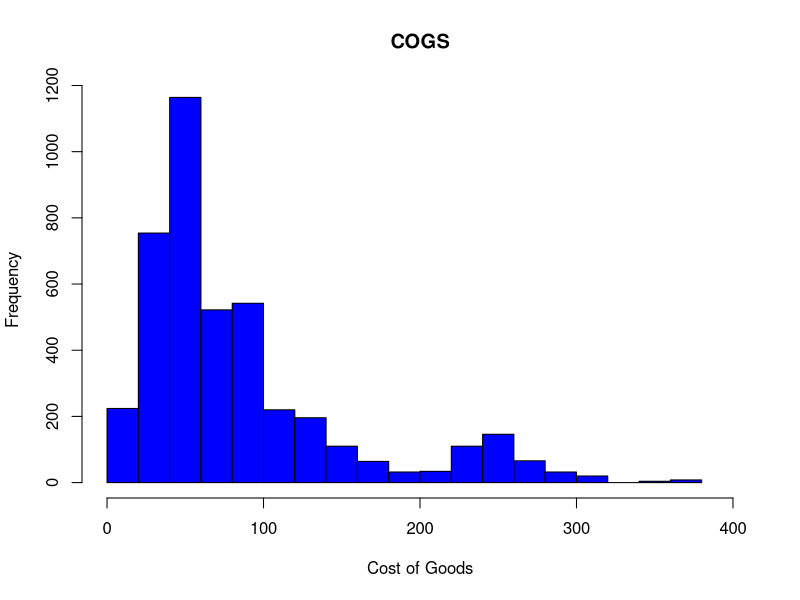
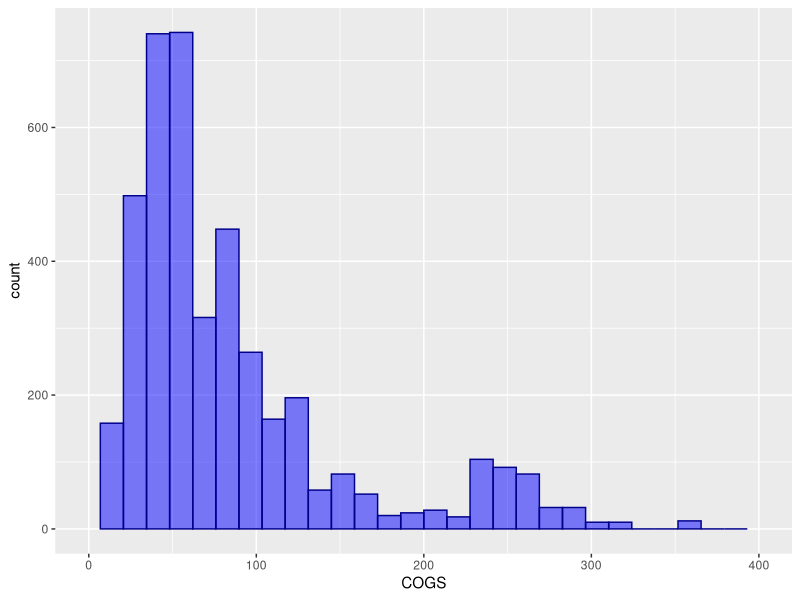
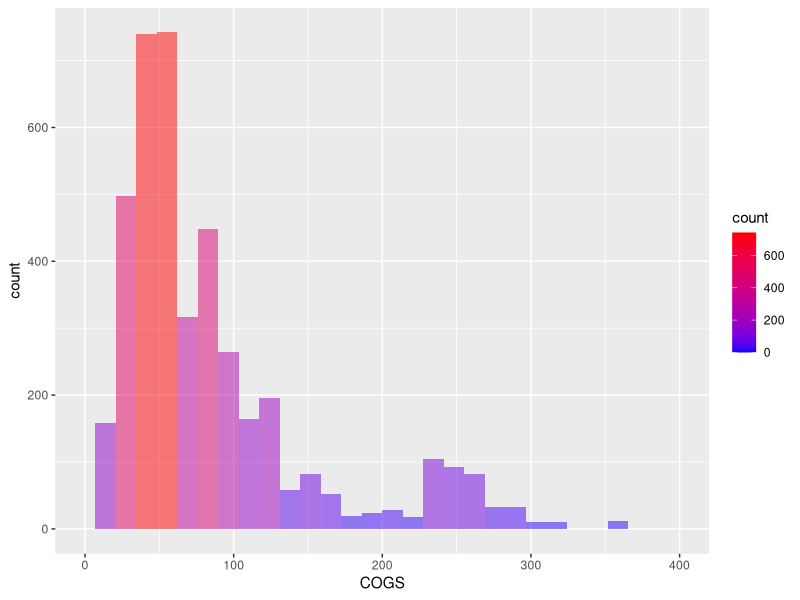
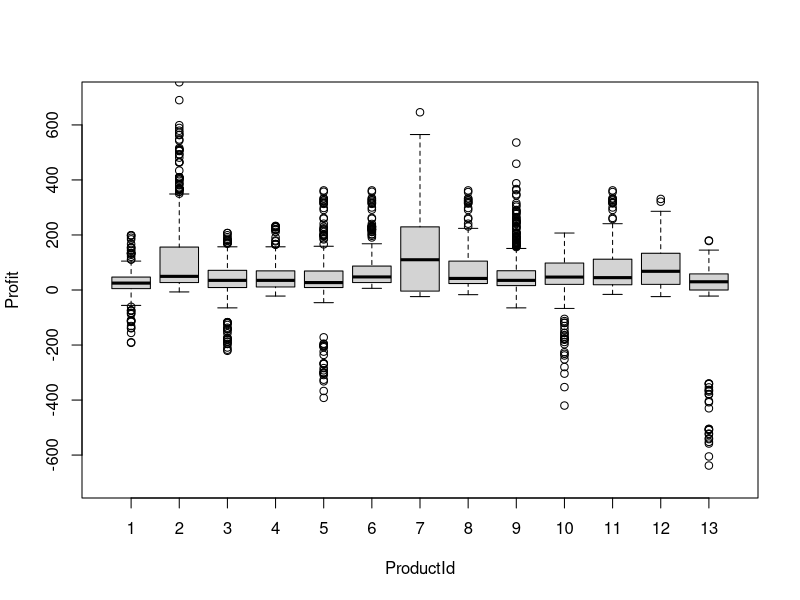
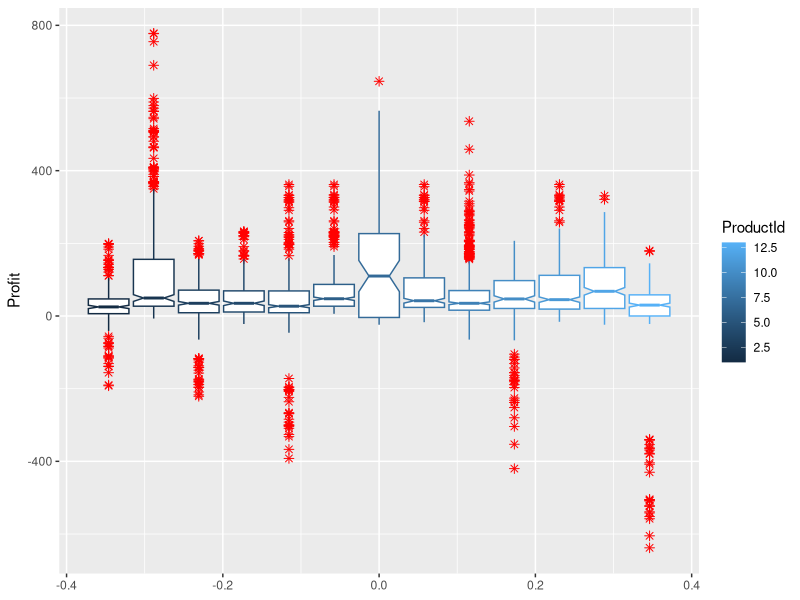
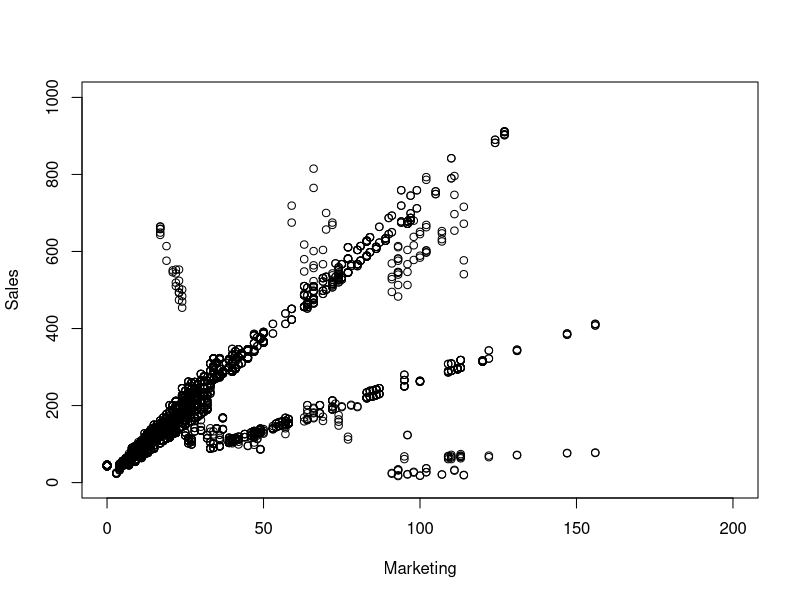
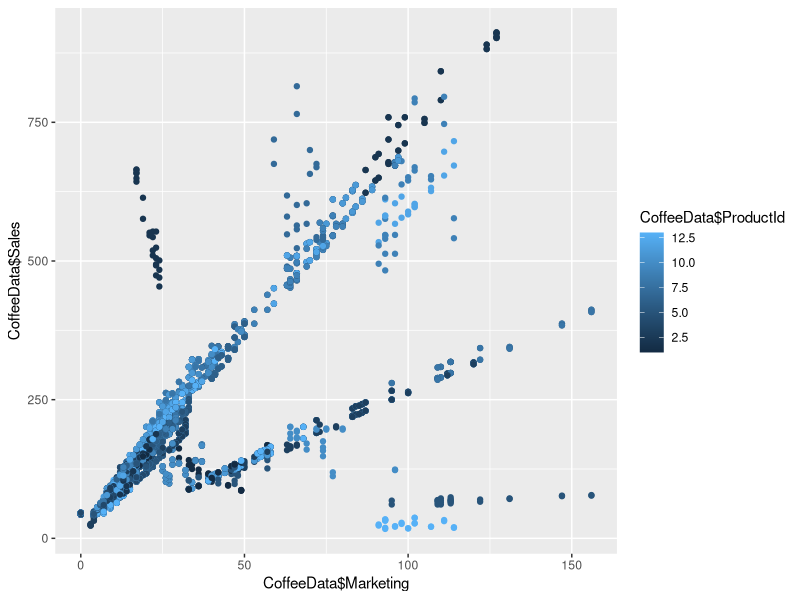

Source code (R) for these figures, in order:
# Data cleaning and visualization in R
# We will use Coffee dataset to practice
# Import Coffee data, use your code from last exercise:
CoffeeData <-  read.csv("coffee.csv",sep = ";")
  #---------------------------------------------------------------------------------#
  
  # Q1: Check for missing values
  # Summarize the variables in coffee data, check for potential missing values
  # Write your code below:
  summary(CoffeeData)
# You can also check rows with missing values explicitly using is.na(). You can pass any R object to it.
  is.na(CoffeeData)
  which(is.na(CoffeeData$COGS))
#There is a missing value for COGS, row 10. We replace that with 58
  CoffeeData$COGS[10] <-58
  #---------------------------------------------------------------------------------#
  
  # Q2: Arrange data
  # What is the ProductID of the most profitable coffee?
  # Write your code below:
  #First, we sort the data based on Profit, in decreasing order
CoffeeData_sorted <- CoffeeData[order(CoffeeData$Profit,decreasing = TRUE),]
#then, to visualize the max value, we have different options.
#Option 1: We can look at the head of the sorted dataset, and specify n =1
head(CoffeeData_sorted,n=1)
#Option 2: look at the dataframe, row 1
CoffeeData_sorted[1,]
#Option 3: from the original dataset, take the Profit column CoffeeData$Profit and ask for the row
#that is exactly equal (==) to the maximum of the values in the Profit column
CoffeeData[CoffeeData$Profit==max(CoffeeData$Profit),]
  #---------------------------------------------------------------------------------#
  
  # Q3: Subset data
  # Find the subset of data with Sales larger than 200
  # Write your code below:
  CoffeeData_subset <- subset(CoffeeData, Sales>200)
  #---------------------------------------------------------------------------------#
  
  # Q4: Plot histogram
  # Plot the distribution of COGS, using the original dataset
  # Write your code below:
  library(ggplot2)
  #basic graph
  hist(CoffeeData$COGS,main = "COGS", col = "Blue", xlab = "Cost of Goods", xlim = c(0, 400) )
  
  #ggplot, example 1
  ggplot(data = CoffeeData, aes(x = COGS)) +
  geom_histogram(color = "darkblue" , fill = "blue", alpha = 0.5)  + 
    xlim (0, 400)
  #ggplot, example 2: get a different gradient of color depending on the count
  ggplot(data = CoffeeData, aes(x = COGS, fill = ..count..)) +
    geom_histogram(alpha = 0.5)  + 
    xlim (0, 400) + 
  scale_fill_gradient(low="blue", high="red")
  #--------------------------------------------------------------------------------#
  
  # Q5: Plot boxplot
  # Plot the distribution of profit across different products
  # Write your code below:
  #basic boxplot
  boxplot(Profit~ProductId,CoffeeData, ylim = c(-700, 700))
  
  #example using ggplot
  ggplot(data = CoffeeData, aes(y=Profit, group =ProductId, color = ProductId)) +
     geom_boxplot(notch = TRUE, outlier.colour="red", outlier.shape=8, outlier.size=2)
  
  colnames(CoffeeData)
  #---------------------------------------------------------------------------------#

# Q6: Plot scatterplot
# Plot the relationship between marketing and sales
# Write your code below:
#example using plot
plot(CoffeeData$Marketing, CoffeeData$Sales, xlim=c(0,200), ylim = c(0, 1000), xlab = "Marketing", 
ylab = "Sales")

#example using qplot
qplot(data = CoffeeData, x = CoffeeData$Marketing, y = CoffeeData$Sales, col = CoffeeData$ProductId)
#---------------------------------------------------------------------------------#